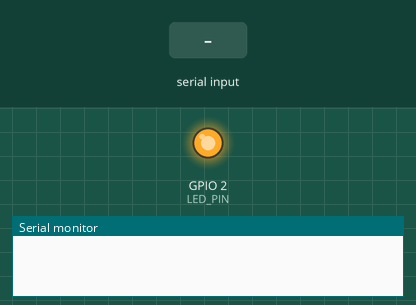
This sketch was run on a simulated ESP8266 (Wemos D1 mini). Parts: output pins drawn as LEDs (lit = HIGH), the last lines printed to the serial monitor. The test bench sets the inputs (shaded band). WiFi joins after 1.5 s; servers stay silent unless stated; no MQTT or app messages arrive unless stated.

Above: at 0.1 s.
At 3.2 s:
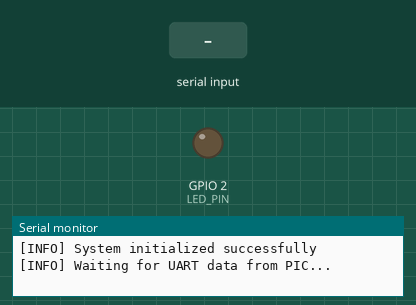
3.3 s: "1" received over Serial
At 4.6 s:
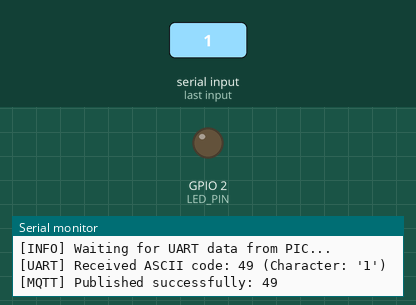
Timing chart, 0 to 6.3 s (numbered marks = the images above; inputs shaded):
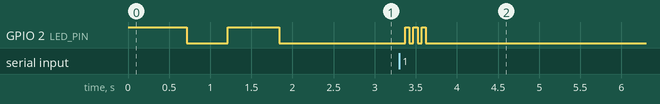

Measured:
- after the input at 3.3 s, GPIO 2 (LED_PIN): alternates HIGH for 0.05 s and LOW for 0.05 s, 6 changes in all, then stays LOW, starting after 0.07 s

The sketch:

ESP8266_UART_MQTT_Bridge.ino
```cpp
/*******************************************************************************
 * ESP8266 UART to MQTT Bridge
 * Project: Matrix Keypad & 5x7 LED Display System
 *******************************************************************************
 * Description:
 *   Receives ASCII codes from PIC16F877A via UART (9600 baud, 8N1)
 *   Publishes ASCII codes to MQTT broker for Android app consumption
 *   Provides visual LED feedback for connection and transmission status
 *
 * Hardware:
 *   - ESP8266 Board: LOLIN WEMOS D1 R2 & mini
 *   - UART Connection: RX pin to PIC TX (RC6)
 *   - Baud Rate: 9600 bps, 8 data bits, No parity, 1 stop bit
 *   - LED: Built-in LED (GPIO2 on most boards) for status indication
 *
 * WiFi Configuration:
 *   - SSID: "Joe Msann"
 *   - Password: "Joe12345"
 *
 * MQTT Configuration:
 *   - Broker: broker.emqx.io
 *   - Port: 1883
 *   - Topic: "lab_micro_usek/ascii"
 *   - Client ID: "ESP8266_Keypad_Bridge"
 *
 * LED Behavior:
 *   - Flashing (250ms interval): Connecting to WiFi/MQTT
 *   - Solid ON: Connected and ready
 *   - 3 fast flashes (50ms): Data transmitted successfully
 *   - Rapid flashing (100ms): Error, system restarting
 *
 * Required Libraries:
 *   - ESP8266WiFi (built-in)
 *   - PubSubClient (install via Library Manager)
 *
 * Author: Generated for GEL558 Final Project
 * Date: December 2024
 ******************************************************************************/

#include <ESP8266WiFi.h>
#include <PubSubClient.h>

// ============================================================================
// CONFIGURATION CONSTANTS
// ============================================================================

// WiFi Credentials
const char* WIFI_SSID = "Joe Msann";
const char* WIFI_PASSWORD = "Joe12345";

// MQTT Configuration
const char* MQTT_BROKER = "broker.emqx.io";
const int MQTT_PORT = 1883;
const char* MQTT_CLIENT_ID = "ESP8266_Keypad_Bridge";
const char* MQTT_TOPIC_ASCII = "lab_micro_usek/ascii";

// UART Configuration
const long UART_BAUD_RATE = 9600;

// LED Configuration
const int LED_PIN = LED_BUILTIN;          // Built-in LED (GPIO2 on most ESP8266 boards)
const int LED_FLASH_INTERVAL = 250;       // ms for connection flashing
const int LED_FAST_FLASH_DURATION = 50;   // ms for transmission flash

// Connection Retry Configuration
const int WIFI_RETRY_DELAY = 500;        // ms between WiFi connection attempts
const int MQTT_RETRY_DELAY = 5000;       // ms between MQTT connection attempts
const int MAX_CONNECTION_ATTEMPTS = 20;   // Max attempts before restart

// ============================================================================
// GLOBAL OBJECTS
// ============================================================================

WiFiClient wifiClient;
PubSubClient mqttClient(wifiClient);

// LED state tracking
unsigned long lastLEDToggle = 0;
bool ledState = false;

// ============================================================================
// FUNCTION DECLARATIONS
// ============================================================================

void setupWiFi();
void setupMQTT();
void reconnectMQTT();
void processIncomingUART();
void publishASCII(uint8_t asciiCode);
void ledFlashConnecting();
void ledStatic(bool state);
void ledFlashTransmit();

// ============================================================================
// SETUP FUNCTION
// ============================================================================

void setup() {
  // Initialize Serial for debugging (USB) and UART for PIC communication
  Serial.begin(UART_BAUD_RATE);

  // Initialize LED pin
  pinMode(LED_PIN, OUTPUT);
  digitalWrite(LED_PIN, HIGH);  // LED OFF (most ESP8266 LEDs are active LOW)

  // Small delay for serial to stabilize
  delay(100);

  Serial.println("\n\n========================================");
  Serial.println("ESP8266 UART to MQTT Bridge");
  Serial.println("GEL558 Final Project");
  Serial.println("========================================\n");

  // Connect to WiFi (LED will flash during connection)
  setupWiFi();

  // Configure MQTT (LED will flash during connection)
  setupMQTT();

  // Connection successful - LED stays ON
  ledStatic(true);

  Serial.println("\n[INFO] System initialized successfully");
  Serial.println("[INFO] Waiting for UART data from PIC...\n");
}

// ============================================================================
// MAIN LOOP
// ============================================================================

void loop() {
  // Ensure MQTT connection is maintained
  if (!mqttClient.connected()) {
    reconnectMQTT();
  }
  mqttClient.loop();

  // Process incoming UART data from PIC
  processIncomingUART();
}

// ============================================================================
// WiFi SETUP FUNCTION
// ============================================================================

void setupWiFi() {
  Serial.print("[WIFI] Connecting to: ");
  Serial.println(WIFI_SSID);

  // Start WiFi connection
  WiFi.mode(WIFI_STA);
  WiFi.begin(WIFI_SSID, WIFI_PASSWORD);

  int attempts = 0;
  while (WiFi.status() != WL_CONNECTED && attempts < MAX_CONNECTION_ATTEMPTS) {
    // Flash LED while connecting
    ledFlashConnecting();
    delay(WIFI_RETRY_DELAY);
    Serial.print(".");
    attempts++;
  }

  if (WiFi.status() == WL_CONNECTED) {
    Serial.println("\n[WIFI] Connected successfully!");
    Serial.print("[WIFI] IP Address: ");
    Serial.println(WiFi.localIP());
    Serial.print("[WIFI] Signal Strength (RSSI): ");
    Serial.print(WiFi.RSSI());
    Serial.println(" dBm");
  } else {
    Serial.println("\n[ERROR] WiFi connection failed!");
    Serial.println("[ERROR] Restarting ESP8266...");

    // Flash LED rapidly to indicate error before restart
    for (int i = 0; i < 10; i++) {
      ledFlashConnecting();
      delay(100);
    }

    delay(3000);
    ESP.restart();
  }
}

// ============================================================================
// MQTT SETUP FUNCTION
// ============================================================================

void setupMQTT() {
  mqttClient.setServer(MQTT_BROKER, MQTT_PORT);

  Serial.print("[MQTT] Configured broker: ");
  Serial.print(MQTT_BROKER);
  Serial.print(":");
  Serial.println(MQTT_PORT);

  // Initial connection attempt
  reconnectMQTT();
}

// ============================================================================
// MQTT RECONNECTION FUNCTION
// ============================================================================

void reconnectMQTT() {
  int attempts = 0;

  while (!mqttClient.connected() && attempts < MAX_CONNECTION_ATTEMPTS) {
    Serial.print("[MQTT] Attempting connection... ");

    // Flash LED while connecting
    ledFlashConnecting();

    // Attempt to connect with clean session
    if (mqttClient.connect(MQTT_CLIENT_ID)) {
      Serial.println("Connected!");
      Serial.print("[MQTT] Client ID: ");
      Serial.println(MQTT_CLIENT_ID);
      Serial.print("[MQTT] Publishing to topic: ");
      Serial.println(MQTT_TOPIC_ASCII);

      // LED stays ON when connected
      ledStatic(true);
      return;
    } else {
      Serial.print("Failed, rc=");
      Serial.print(mqttClient.state());
      Serial.print(" | Retrying in ");
      Serial.print(MQTT_RETRY_DELAY / 1000);
      Serial.println(" seconds...");

      attempts++;

      // Flash LED during retry delay
      unsigned long startTime = millis();
      while (millis() - startTime < MQTT_RETRY_DELAY) {
        ledFlashConnecting();
        delay(LED_FLASH_INTERVAL);
      }
    }
  }

  // If max attempts reached, restart ESP
  if (!mqttClient.connected()) {
    Serial.println("\n[ERROR] MQTT connection failed after max attempts!");
    Serial.println("[ERROR] Restarting ESP8266...");

    // Flash LED rapidly to indicate error before restart
    for (int i = 0; i < 10; i++) {
      ledFlashConnecting();
      delay(100);
    }

    delay(3000);
    ESP.restart();
  }
}

// ============================================================================
// UART DATA PROCESSING FUNCTION
// ============================================================================

void processIncomingUART() {
  // Check if data is available from PIC via UART
  if (Serial.available() > 0) {
    // Read one byte (ASCII code from PIC)
    uint8_t asciiCode = Serial.read();

    // Validate ASCII code (printable characters: 42-122 based on PIC lookup table)
    if (asciiCode >= 42 && asciiCode <= 122) {
      // Print to debug console
      Serial.print("[UART] Received ASCII code: ");
      Serial.print(asciiCode);
      Serial.print(" (Character: '");
      Serial.print((char)asciiCode);
      Serial.println("')");

      // Publish to MQTT
      publishASCII(asciiCode);
    } else {
      // Invalid ASCII code received
      Serial.print("[WARNING] Invalid ASCII code received: ");
      Serial.println(asciiCode);
    }
  }
}

// ============================================================================
// MQTT PUBLISH FUNCTION
// ============================================================================

void publishASCII(uint8_t asciiCode) {
  // Convert ASCII code to string for MQTT payload
  char payload[4];  // Max 3 digits + null terminator
  sprintf(payload, "%d", asciiCode);

  // Publish with QoS 0 (fire and forget - fastest)
  bool success = mqttClient.publish(MQTT_TOPIC_ASCII, payload, false);

  if (success) {
    Serial.print("[MQTT] Published successfully: ");
    Serial.println(payload);

    // Flash LED 3 times quickly to indicate transmission
    ledFlashTransmit();
  } else {
    Serial.println("[ERROR] MQTT publish failed!");
    // Connection might be lost, will reconnect in next loop
  }
}

/*******************************************************************************
 * MQTT STATE CODES (for debugging):
 *   -4 : MQTT_CONNECTION_TIMEOUT - the server didn't respond within the keepalive time
 *   -3 : MQTT_CONNECTION_LOST - the network connection was broken
 *   -2 : MQTT_CONNECT_FAILED - the network connection failed
 *   -1 : MQTT_DISCONNECTED - the client is disconnected cleanly
 *    0 : MQTT_CONNECTED - the client is connected
 *    1 : MQTT_CONNECT_BAD_PROTOCOL - the server doesn't support the requested version of MQTT
 *    2 : MQTT_CONNECT_BAD_CLIENT_ID - the server rejected the client identifier
 *    3 : MQTT_CONNECT_UNAVAILABLE - the server was unable to accept the connection
 *    4 : MQTT_CONNECT_BAD_CREDENTIALS - the username/password were rejected
 *    5 : MQTT_CONNECT_UNAUTHORIZED - the client was not authorized to connect
 ******************************************************************************/

// ============================================================================
// LED HELPER FUNCTIONS
// ============================================================================

/**
 * Flash LED while connecting (toggles LED state)
 * Called repeatedly during WiFi and MQTT connection attempts
 */
void ledFlashConnecting() {
  unsigned long currentMillis = millis();

  // Toggle LED at defined interval
  if (currentMillis - lastLEDToggle >= LED_FLASH_INTERVAL) {
    lastLEDToggle = currentMillis;
    ledState = !ledState;

    // Note: Most ESP8266 built-in LEDs are active LOW
    // LOW = LED ON, HIGH = LED OFF
    digitalWrite(LED_PIN, ledState ? LOW : HIGH);
  }
}

/**
 * Set LED to static state (ON or OFF)
 * Used when connection is established or failed
 *
 * @param state - true for LED ON (connected), false for LED OFF
 */
void ledStatic(bool state) {
  // Note: Most ESP8266 built-in LEDs are active LOW
  // LOW = LED ON, HIGH = LED OFF
  digitalWrite(LED_PIN, state ? LOW : HIGH);
  ledState = state;
}

/**
 * Flash LED 3 times quickly to indicate data transmission
 * Blocking function that takes ~300ms to complete
 */
void ledFlashTransmit() {
  // Save current LED state
  bool originalState = ledState;

  // Flash 3 times
  for (int i = 0; i < 3; i++) {
    digitalWrite(LED_PIN, LOW);   // LED ON (active LOW)
    delay(LED_FAST_FLASH_DURATION);
    digitalWrite(LED_PIN, HIGH);  // LED OFF (active LOW)
    delay(LED_FAST_FLASH_DURATION);
  }

  // Restore original LED state (should be ON if connected)
  digitalWrite(LED_PIN, originalState ? LOW : HIGH);
}

/*******************************************************************************
 * LED BEHAVIOR SUMMARY:
 *
 * 1. CONNECTING (WiFi/MQTT):
 *    - LED flashes at 250ms intervals (2 Hz)
 *    - Continues until connection established or failed
 *
 * 2. CONNECTED:
 *    - LED stays ON (solid)
 *    - Indicates system ready to receive/transmit data
 *
 * 3. TRANSMITTING:
 *    - 3 fast flashes (50ms ON, 50ms OFF each)
 *    - Total duration: ~300ms
 *    - Returns to solid ON after transmission
 *
 * 4. ERROR (Connection Failed):
 *    - Rapid flashing (10 flashes at 100ms intervals)
 *    - Indicates system will restart
 *
 * NOTE: Most ESP8266 boards use active-LOW LEDs
 *       - digitalWrite(LOW) turns LED ON
 *       - digitalWrite(HIGH) turns LED OFF
 ******************************************************************************/

/*******************************************************************************
 * UPLOAD INSTRUCTIONS:
 *
 * 1. Install Required Libraries:
 *    - Tools > Manage Libraries
 *    - Search for "PubSubClient" by Nick O'Leary
 *    - Click Install
 *
 * 2. Select Board:
 *    - Tools > Board > ESP8266 Boards > LOLIN(WEMOS) D1 R2 & mini
 *    - OR your specific ESP8266 board variant
 *
 * 3. Configure Upload Settings:
 *    - Tools > Upload Speed: 115200
 *    - Tools > CPU Frequency: 80 MHz
 *    - Tools > Flash Size: 4MB (depending on your board)
 *
 * 4. Select COM Port:
 *    - Tools > Port > [Your ESP8266 COM port]
 *
 * 5. Upload:
 *    - Click Upload button (→)
 *    - Wait for "Done uploading" message
 *
 * 6. Monitor Serial Output & LED Behavior:
 *    - Tools > Serial Monitor
 *    - Set baud rate to 9600
 *    - Observe LED during startup:
 *      • Flashing = Connecting to WiFi/MQTT
 *      • Solid ON = Connected and ready
 *      • 3 fast flashes = Data transmitted
 *
 * LED TROUBLESHOOTING:
 *    - If LED doesn't light up, your board may use different LED pin
 *    - Check your board documentation for built-in LED pin
 *    - Modify LED_PIN constant if needed (GPIO2 is default)
 *    - Some boards use active-HIGH LEDs (swap LOW/HIGH in code)
 *
 * PROTEUS SIMULATION:
 *    - Use COMPIM component in Proteus
 *    - Connect PIC TX (RC6) to COMPIM TXD
 *    - Set COMPIM Physical Port to match your ESP8266 COM port
 *    - Set Virtual Baud Rate to 9600
 *    - Run Proteus simulation and ESP8266 together
 *    - Watch LED for visual feedback:
 *      • Flashing during startup
 *      • Solid when ready
 *      • 3 quick flashes when key pressed in Proteus
 ******************************************************************************/
```
